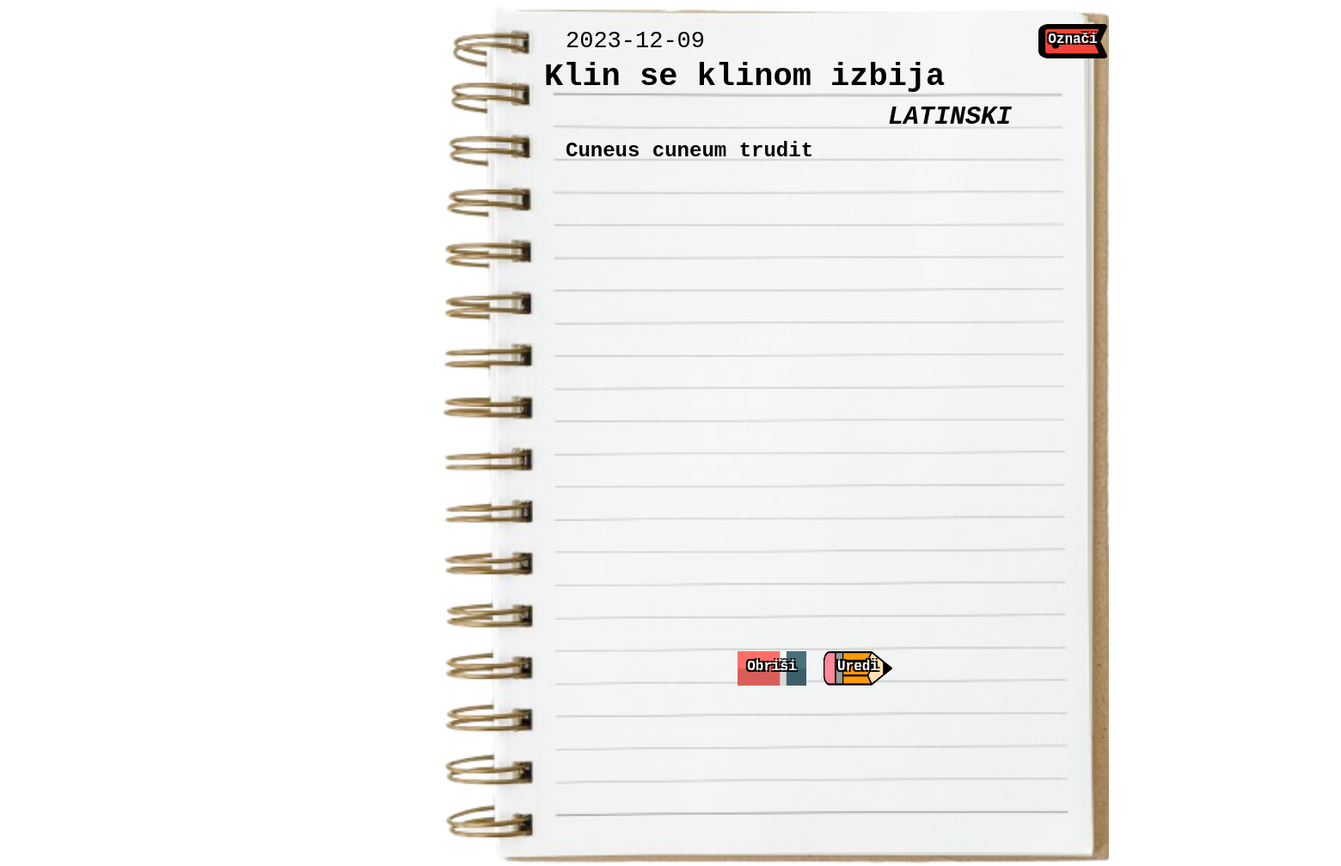
Before: /definicija/44 with the older database file.
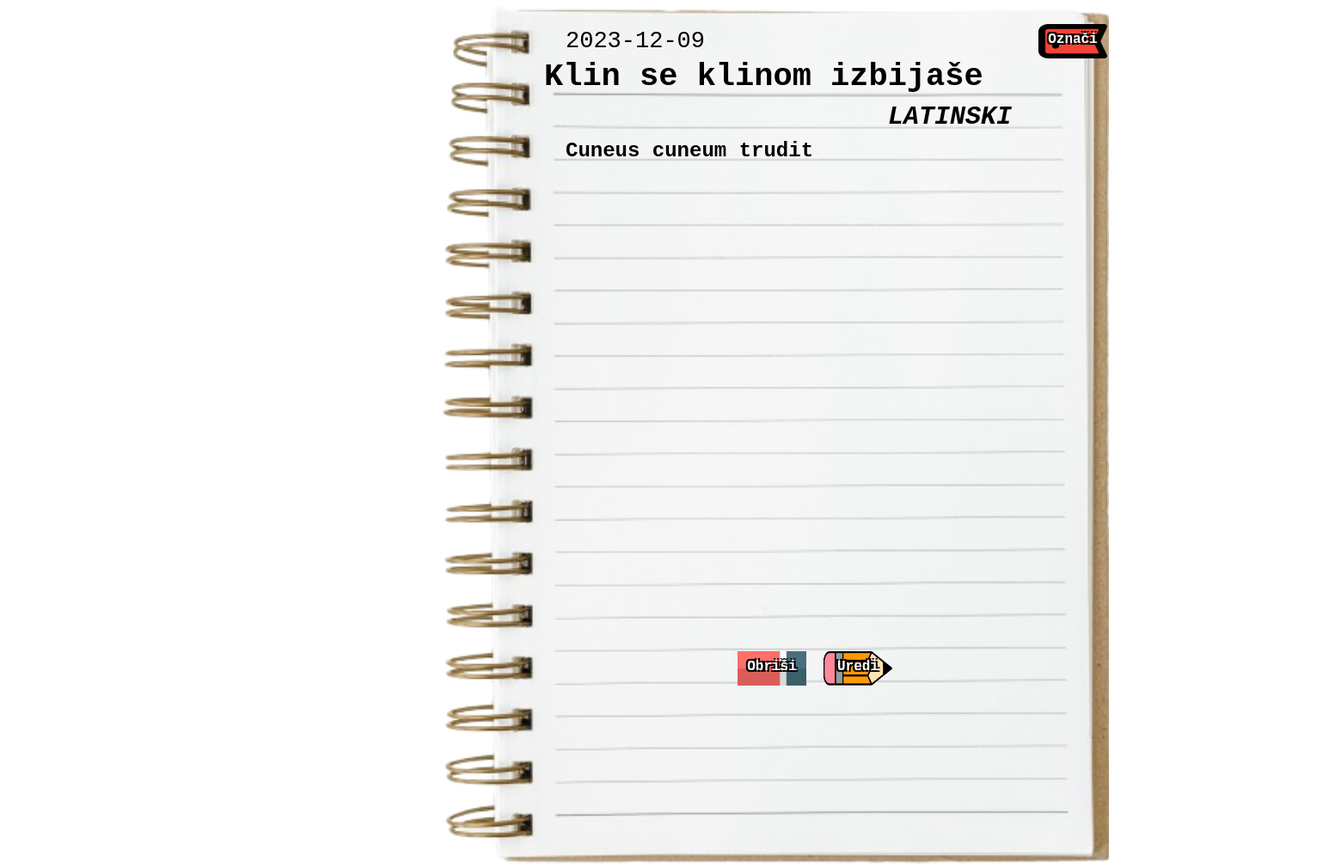
After: the same page with the newer database file.
### app.py (models this page shows, shortened)
class FunctionSite(functionDatabase.Model):
    id = functionDatabase.Column(functionDatabase.Integer, primary_key=True)
    name = functionDatabase.Column(functionDatabase.String(30), nullable=False, default=' ')
    description = functionDatabase.Column(functionDatabase.String(600), nullable=False, default=' ')
    language = functionDatabase.Column(functionDatabase.String(12), nullable=False, default=' ')
    date_created = functionDatabase.Column(functionDatabase.DateTime, default=datetime.utcnow)
    bookmark = functionDatabase.Column(functionDatabase.Boolean, default=False)

### app.py (the view)
@app.route('/definicija/<int:id>', methods=['GET', 'POST'])
def function(id):
    function = FunctionSite.query.get_or_404(id)
    return render_template('function.html', function=function)

### templates/function.html (shortened to what this page needs)
{% extends 'base.html' %}
{% block body %}
<body>
    <div>
        <img src="../static/images/notebooksite.png" height="1000px" style="margin-left: 500px; position: absolute;">
        <div class="maintitle" style="z-index: 2;" color="black">
            <div style="margin-left: 625px; width: 1000px; font-size: 37px; margin-top: 60px; position: absolute; font-weight: bolder;">
                <font>{{ function.name }}</font>
            </div>
            <div style="margin-left: 650px; width: 1000px; font-size: 27px; margin-top: 25px; position: absolute; font-weight: lighter;">
                <font>{{ function.date_created.date() }}</font>
            </div>
            <div style="margin-left: 1025px; width: 500px; font-size: 30px; margin-top: 111px; position: absolute; font-style: italic; font-weight: 600;">
                <font>{{ function.language.upper() }}</font>
            </div>
            <div style="z-index: 2;">
                <h2 style="margin-left: 650px; color: rgb(0, 0, 0); margin-top: 149px; position: absolute; width: 580px; overflow-wrap: break-word; line-height: 38px;">{{ function.description }}</h2>
                <div class="create" style="margin-left: 850px; margin-top: 750px; position: absolute;">
                    <a href="/brisanje/{{function.id}}">
                        <img src="../static/images/eraser.png" height="40px" width="80px">
                        <span class="createtext">Obriši</span>
                    </a>
                </div>
                <div class="create" style="margin-left: 950px; margin-top: 750px; position: absolute;">
                    <a href="/uređivanje/{{function.id}}">
                        <img src="../static/images/CreateBTN.png" height="40px" width="80px">
                        <span class="createtext">Uredi</span>
                    </a>
                </div>
                {% if function.bookmark %}
                    <div class="create" style="margin-left: 1200px; margin-top: 20px; position: absolute;">
                        <a href="/označivanje/{{function.id}}">
                            <img src="../static/images/UnmarkBTN.png" height="40px" width="80px">
                            <span class="createtext">Poništi</span>
                        </a>
                    </div>
                {% else %}
                    <div class="create" style="margin-left: 1200px; margin-top: 20px; position: absolute;">
                        <a href="/označivanje/{{function.id}}">
                            <img src="../static/images/BookmarkBTN.png" height="40px" width="80px">
                            <span class="createtext">Označi</span>
                        </a>
                    </div>
                {% endif %}
            </div>
        </div>
    </div>
</body>
{% endblock %}

Changed rows visible on the page:
changed FunctionSite "LATINSKI": name "Klin se klinom izbija" → "Klin se klinom izbijaše"
